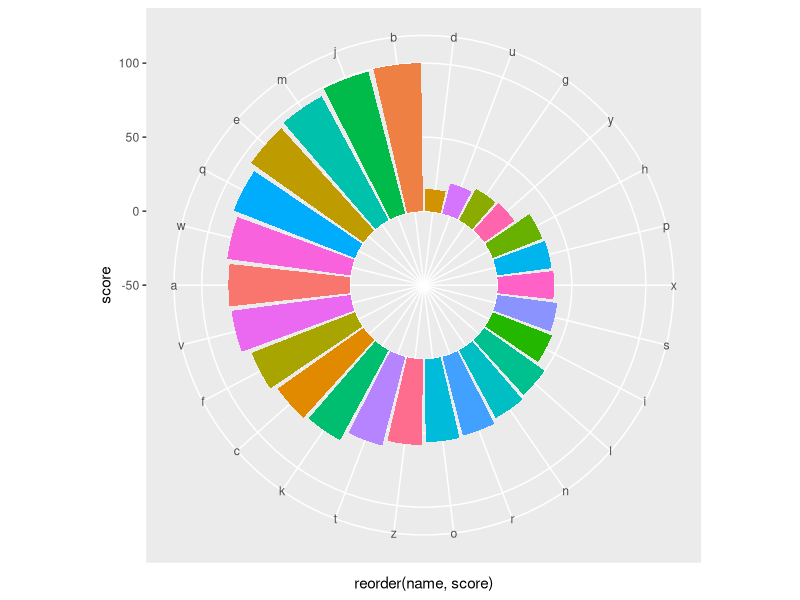

Reproduce this figure in R.

library(ggplot2)

# create data 

name = letters[1:26]
score = sample(10:100,26)
df=data.frame(name,score)
df

ggplot(df, aes(x=reorder(name,score), y=score, fill=name))+
    geom_bar(stat ="identity")+
    theme(legend.position ="none")+
    ylim(-50,100)+
    coord_polar(start=0)
